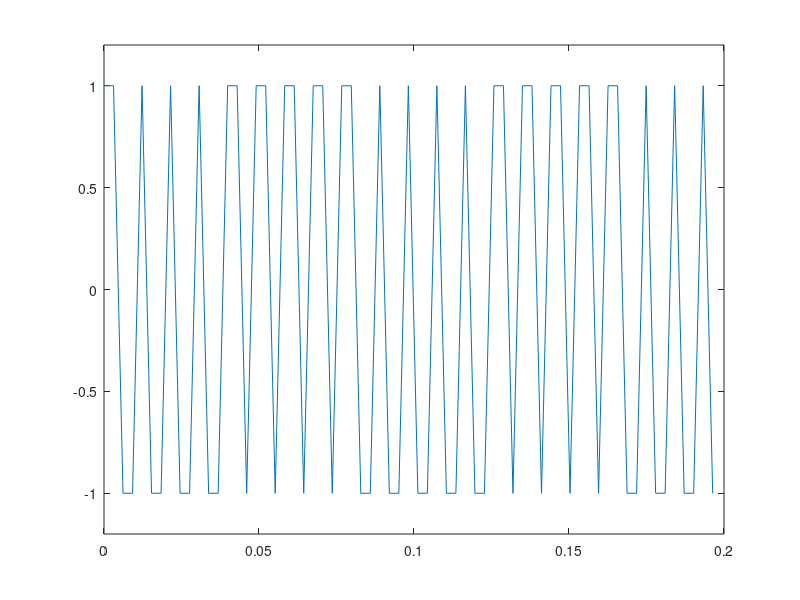

Recreate this plot in MATLAB.
close all;
clear all;

amp = 1;
f = 924.38e6;
DUTY = 50; % ???

t = 0 : pi / 1024 : 64 * pi / 1024;
y = amp * square(2 * pi * f * t, DUTY);
plot(t,y);

axis([0 0.2 -1.2 1.2])